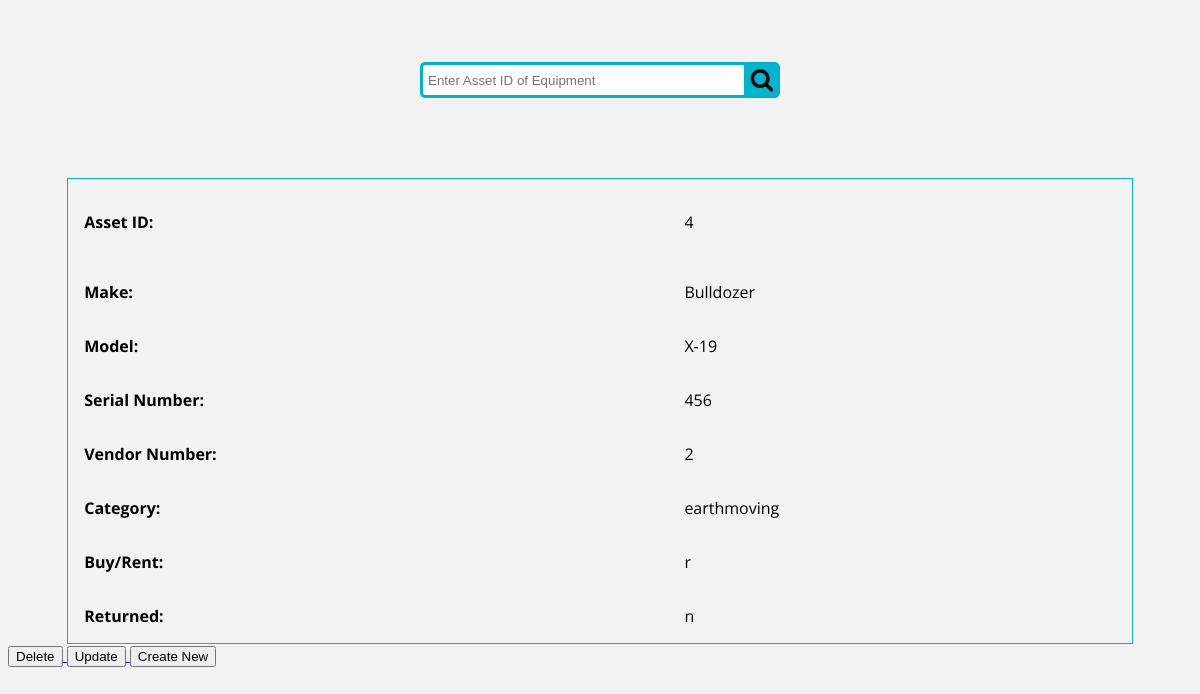
The page /rental/details/4/ on the database its author committed.
### rentalsite/models.py (models this page shows, shortened)
class Equipment(models.Model):
    assetid = models.CharField(max_length=200)
    make = models.CharField(max_length=200)
    model = models.CharField(max_length=200)
    serialnum = models.CharField(max_length=200)
    vendornum = models.CharField(max_length=200)
    category = models.CharField(max_length=255, choices=CATEGORY_CHOICES, default="Earth Moving")
    buyrent = models.CharField(max_length=4, choices=(('buy', 'Buy'), ('rent', 'Rent')), default='Buy')
    returned = models.CharField(max_length=3, choices=(('yes', 'YES'), ('no', 'NO')))

### rentalsite/views.py (the view)
# urls.py: path('details/<int:pk>/', views.ListDetail.as_view(), name='details'),
class ListDetail(DetailView):
    model = Equipment
    template_name = 'rentalsite/equipment_details.html'
    context_object_name = 'details'

### rentalsite/templates/rentalsite/equipment_details.html (shortened to what this page needs)
<!DOCTYPE html>
<html>
<link rel="stylesheet" href="https://cdnjs.cloudflare.com/ajax/libs/font-awesome/4.7.0/css/font-awesome.min.css">
<body>
<div class="wrap">
   <div class="search">
      <input type="text" class="searchTerm" placeholder="Enter Asset ID of Equipment">
      <button type="submit" class="searchButton">
        <i style= "font-size:24px" class="fa">&#xf002;</i>
     </button>
   </div>
</div>
<table class="center">
  <tr>
    <th scope="row">Asset ID:</th>
    <td><p>{{ details.assetid }}</p></td>
  </tr>
  <tr>
   <th scope="row">Make:</th>
    <td>{{ details.make }}</td>
  </tr>
  <tr>
    <th scope="row">Model:</th>
    <td>{{ details.model }}</td>
  </tr>
  <tr>
    <th scope="row">Serial Number:</th>
    <td>{{ details.serialnum }}</td>
  </tr>
      <tr>
    <th scope="row">Vendor Number:</th>
    <td>{{ details.vendornum }}</td>
  </tr>
      <tr>
    <th scope="row">Category:</th>
    <td>{{ details.category }}</td>
  </tr>
      <tr>
    <th scope="row">Buy/Rent:</th>
    <td>{{ details.buyrent }}</td>
  </tr>
      <tr>
    <th scope="row">Returned:</th>
    <td>{{ details.returned }}</td>
  </tr>
</table>
<a href="delete" >
    <input type="submit" value="Delete">
    </a>
<a href="update">
    <input type="submit" value="Update">
    </a>
<a href="http://127.0.0.1:8000/rental/create/">
    <input type="submit" value="Create New">
    </a>
    </body>
</html>

### rentalsite/templates/rentalsite/equipment_details.html (style rules this page uses)
body { background: #f2f2f2; font-family: 'Open Sans', sans-serif; }
.search { width: 100%; position: relative; display: flex; }
.searchTerm { width: 100%; border: 3px solid #00B4CC; border-right: none; padding: 5px; height: 20px; border-radius: 5px 0 0 5px; outline: none; color: #9DBFAF; }
.searchButton { width: 40px; height: 36px; border: 1px solid #00B4CC; background: #00B4CC; text-align: center; color: ; border-radius: 0 5px 5px 0; cursor: pointer; font-size: 20px; }
.wrap { width: 30%; position: absolute; top: 10%; left: 50%; transform: translate(-50%, -50%); }
table { border-collapse: collapse; width: 90%; border: 1px solid #00B4CC; }
th, td { text-align: left; padding: 16px; }
.center { margin-left: auto; margin-right: auto; margin-top: 15%; }

### rows shown on the page
Equipment: assetid "4", make "Bulldozer", model "X-19", serialnum "456", vendornum "2", category "earthmoving", buyrent "r", returned "n"
